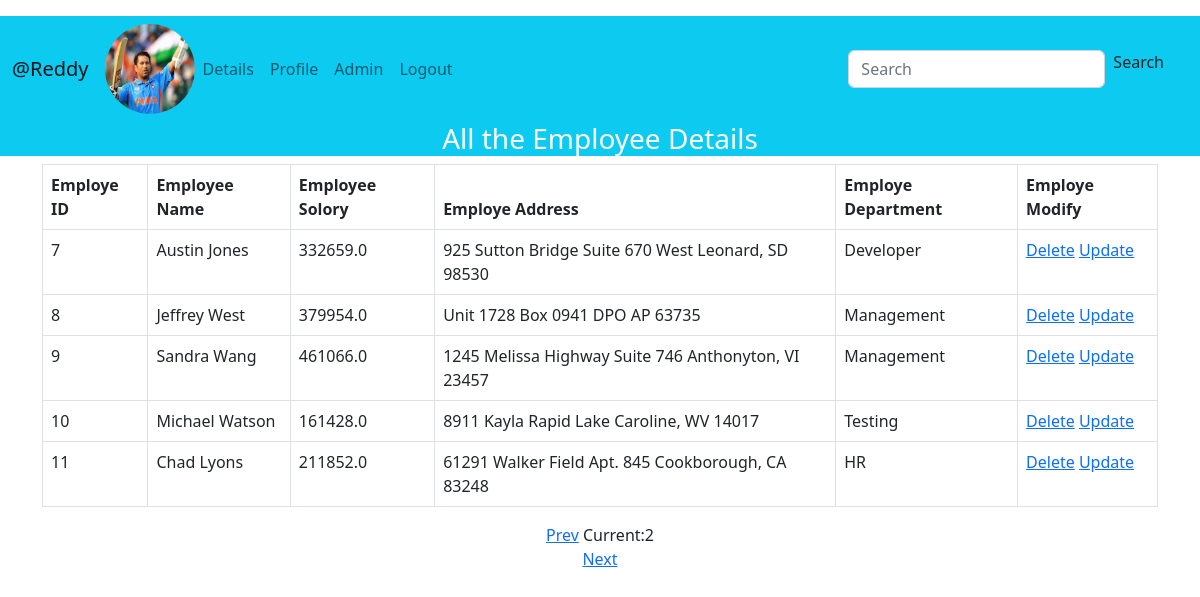
The app's page /dbapp/display/2 (signed in) with its own data.
### dbapp/models.py (models this page shows, shortened)
class Profile(models.Model):
    user=models.OneToOneField(User,on_delete=models.CASCADE)
    image=models.ImageField(default='profile_pics/sachin.jpg',upload_to='profile_pics',blank=True)

class Employee(models.Model):
    emp_name=models.CharField(max_length=100)
    emp_salory=models.FloatField()
    emp_address=models.TextField()
    emp_dept=models.CharField(max_length=100)

### dbapp/views.py (the view)
# urls.py: path('display/<int:pno>',views.Display,name='display'),
def Display(request,pno):
    emp=Employee.objects.all()
    p=Paginator(emp,5)
    page=p.get_page(pno)
    return render(request,'dbapp/display.html',{'emp':page})

### template/dbapp/display.html
{% extends 'dbapp/home.html'%}
{% block content %}
    <h3 class="text-center text-white bg-info">All the Employee Details </h3>
    <div class="container mt-1 pt-10">
        <table class="table table-bordered" align="center">
            <thead>
                <th>Employe ID</th>
                <th>Employee Name</th>
                <th>Employee Solory</th>
                <th>Employe Address</th>
                <th>Employe Department</th>
                <th>Employe Modify</th>
            </thead>
            <tbody>
            {% for emp in emp %}
            <tr>
                <td>{{emp.id}}</td>
                <td>{{emp.emp_name}}</td>
                <td>{{emp.emp_salory}}</td>
                <td>{{emp.emp_address}}</td>
                <td>{{emp.emp_dept}}</td>
                <td><a href="{% url 'dbapp:empdelete' emp.id %}">Delete</a>
                    <a href="{% url 'dbapp:empupdate' emp.id %}">Update</a>
                </td>
            </tr>
            {% endfor %}
            </tbody>
        </table>
    </div>
    <div>
        {% if emp.has_previous %}
        <center><a href="{% url 'dbapp:display' emp.previous_page_number %}">Prev</a>
            <span>Current:{{emp.number}}</span>
        </center>
        {% endif %}
        {% if emp.has_next %}
        <center><a href="{% url 'dbapp:display' emp.next_page_number %}">Next</a></center>
        {% endif %}
    </div>
{% endblock %}

### template/dbapp/home.html (shortened to what this page needs)
<!DOCTYPE html>
{% load static %}
<html lang="en">
<head>
    <link href="https://cdn.jsdelivr.net/npm/bootstrap@5.2.3/dist/css/bootstrap.min.css" rel="stylesheet">
</head>
<body>
    <nav class="navbar navbar-expand-lg navbar-light bg-info mt-3 ms-0 me-0">
        {% if user.is_authenticated %}
        <div class="container-fluid">
          <a class="navbar-brand" href="{% url 'home' %}">@{{user.username}}</a>
          <img  class="rounded-circle account-img" src="{{user.profile.image.url}}" alt="" width="90px" height="90px">
          {% endif %}
          <div class="collapse navbar-collapse" id="navbarSupportedContent">
            <ul class="navbar-nav me-auto mb-2 mb-lg-0">
                {% if user.is_authenticated %}
                <li class="nav-item">
                    <a class="nav-link" href="{% url 'dbapp:display' 1 %}">Details</a>
                </li>
                <li class="nav-item">
                    <a class="nav-link" href="{% url 'dbapp:profile' %}">Profile</a>
                </li>
                <li class="nav-item">
                    <a class="nav-link" href='http://127.0.0.1:8000/admin/'>Admin</a>
                </li>
                <li class="nav-item">
                    <a class="nav-link" href="{% url 'logout' %}">Logout</a>
                </li>
                {% endif %}
            </ul>
            <form class="d-flex pe-4" method="POST" action="{% url 'dbapp:search' %}">
              <input class="form-control me-2" type="search" placeholder="Search" aria-label="Search" name="empno">
              <a class='nav-link'href="{%url 'dbapp:search' %}">Search</a>
            </form>
          </div>
        </div>
      </nav>
    {% block content %}
    {% endblock %}
</body>
</html>

### records on screen
Employee: id "7", emp_name "Austin Jones", emp_salory "332659.0", emp_address "925 Sutton Bridge Suite 670 West Leonard, SD 98530", emp_dept "Developer"
Employee: id "8", emp_name "Jeffrey West", emp_salory "379954.0", emp_address "Unit 1728 Box 0941 DPO AP 63735", emp_dept "Management"
Employee: id "9", emp_name "Sandra Wang", emp_salory "461066.0", emp_address "1245 Melissa Highway Suite 746 Anthonyton, VI 23457", emp_dept "Management"
Employee: id "10", emp_name "Michael Watson", emp_salory "161428.0", emp_address "8911 Kayla Rapid Lake Caroline, WV 14017", emp_dept "Testing"
Employee: id "11", emp_name "Chad Lyons", emp_salory "211852.0", emp_address "61291 Walker Field Apt. 845 Cookborough, CA 83248", emp_dept "HR"

### other values on screen
{{ user.username }} "Reddy"
{{ emp.number }} "2"
